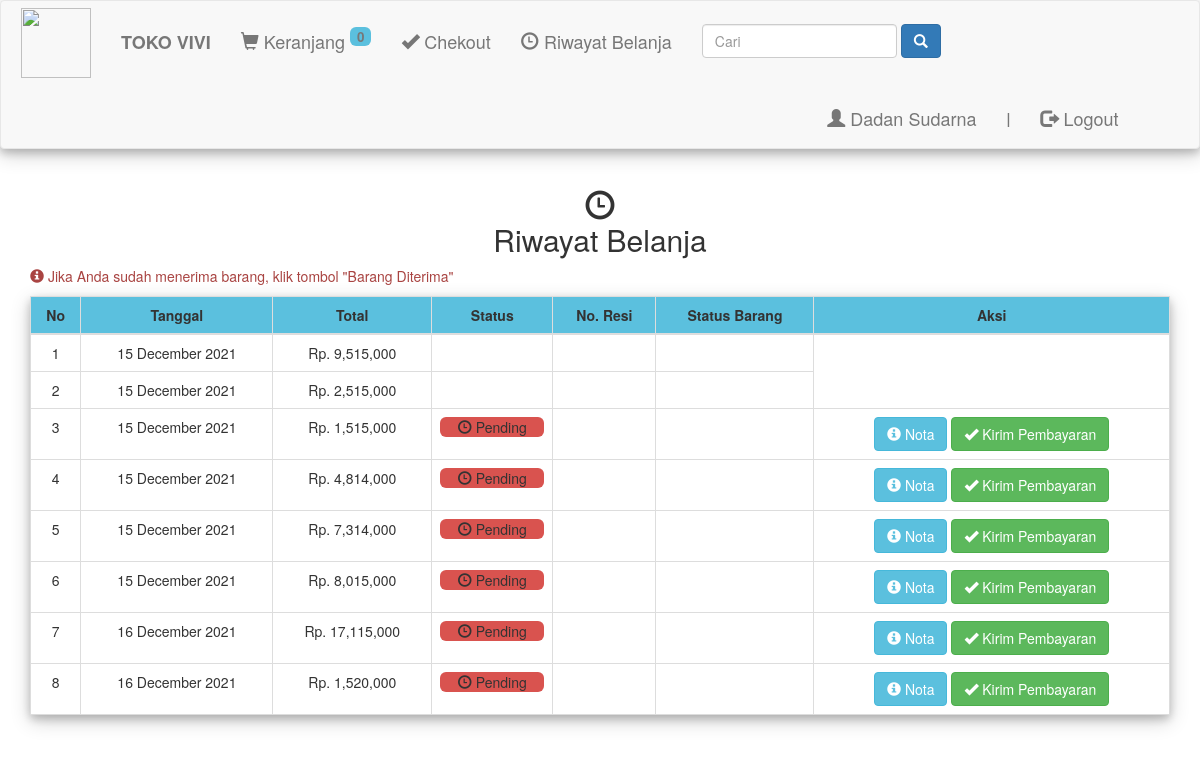
Page /riwayat.php (signed in) on the committed database.
### tables this page shows
CREATE TABLE `pembelian` (
  `id_pembelian` int(11) NOT NULL,
  `id_pelanggan` int(11) NOT NULL,
  `id_ongkir` int(11) NOT NULL,
  `tanggal_pembelian` date NOT NULL,
  `total_pembelian` int(11) NOT NULL,
  `nama_kota` varchar(50) NOT NULL,
  `tarif` int(11) NOT NULL,
  `alamat_pengiriman` varchar(100) NOT NULL,
  `status_pembelian` varchar(100) NOT NULL DEFAULT 'pending'
);

### riwayat.php (the view, shortened to what this page needs)
<?php
include 'koneksi.php';
?>
<!DOCTYPE html>
<html lang="en">
<head>
	<link rel ="stylesheet" type="text/css" href="nav.css">
	<link rel="stylesheet" type="text/css" href="admin/assets/bower_components/bootstrap/dist/css/bootstrap.min.css">
</head>
<body>
	<?php include 'menu.php'; ?>
	<section class="riwayat">
		<div class="container">
			<h2 class="text-center"><span class="glyphicon glyphicon-time"></span><br>Riwayat Belanja <br></h2>
			<p class="text-left text-danger"><span class="glyphicon glyphicon-info-sign"></span> Jika Anda sudah menerima barang, klik tombol "Barang Diterima"</p>
			<table class="table table-bordered cari">
				<thead class="label-info">
					<tr>
						<th class="text-center">No</th>
						<th class="text-center">Tanggal</th>
						<th class="text-center">Total</th>
						<th class="text-center">Status</th>
						<th class="text-center">No. Resi</th>
						<th class="text-center">Status Barang</th>
						<th class="text-center">Aksi</th>
					</tr>
				</thead>
				<tbody>
					<?php
					$nomor = 1;
					$id_pelanggan = $_SESSION['pelanggan']['id_pelanggan'];
					$ambil = $koneksi->query("SELECT * FROM pembelian WHERE id_pelanggan = $id_pelanggan");
					while ($pecah = $ambil->fetch_assoc()) {
						$status = $pecah['status_pembelian'];?>
					<tr>
						<td class="text-center"><?php echo $nomor; ?></td>
						<td class="text-center"><?php echo date("d F Y", strtotime($pecah['tanggal_pembelian'])); ?></td>
						<td class="text-center">Rp. <?php echo number_format($pecah['total_pembelian']); ?></td>
						<?php if($status == "pending"){ ?>
						<td class="text-center"><p class="label-danger img-rounded"><span class="glyphicon glyphicon-time"></span> Pending</p></td>
							<?php } else if ($status == "Barang Dikirim") { ?>
						<td class="text-center"><p class="label-primary img-rounded"><span class="glyphicon glyphicon-time"></span> <?php echo $pecah['status_pembelian']; ?></p></td>
							<?php } else if ($status == "Barang Diterima") { ?>
						<td class="text-center"><p class="label-success img-rounded"><span class="glyphicon glyphicon-ok"></span> <?php echo $pecah['status_pembelian']; ?></p></td>
							<?php } else if ($status == "Menunggu Konfirmasi") { ?>
						<td class="text-center"><p class="label-warning img-rounded"><span class="glyphicon glyphicon-time"></span> <?php echo $pecah['status_pembelian']; ?></p></td>
							<?php } ?>
						<?php if ($status == "Barang Dikirim" OR $status == "Barang Diterima") { ?>
						<td class="text-center"><?php echo $pecah['resi_pengiriman']; ?> </td>
						<?php } else { ?> <td></td> <?php } ?>
						<?php if ($status == "Barang Dikirim") { ?>
						<td class="text-center">
							<a href="barang_diterima.php?id=<?php echo $pecah['id_pembelian'];?>" class="btn btn-primary"><span class="glyphicon glyphicon-ok"></span> Barang Diterima</a>
						</td>
						<?php } elseif($status == "Barang Diterima"){ ?>
							<td class="text-center"><span class="glyphicon glyphicon-ok text-success"></span></td> <?php
						} else { ?> <td></td> <?php } ?>
						<td class="text-center">
						<?php if($status == "Menunggu Konfirmasi" OR $status == "Barang Dikirim" OR $status == "Barang Diterima"){ ?>
							<a href="nota.php?id=<?php echo $pecah['id_pembelian'];?>" class="btn btn-info"><span class="glyphicon glyphicon-info-sign"></span> Nota</a>
							<a href="lihat_pembayaran.php?id=<?php echo $pecah['id_pembelian'];?>" class="btn btn-warning"><span class="glyphicon glyphicon-ok"></span> Lihat Pembayaran</a>
						<?php } elseif ($status == "pending") { ?>
							<a href="nota.php?id=<?php echo $pecah['id_pembelian'];?>" class="btn btn-info"><span class="glyphicon glyphicon-info-sign"></span> Nota</a>
							<a href="pembayaran.php?id=<?php echo $pecah['id_pembelian'];?>" class="btn btn-success"><span class="glyphicon glyphicon-ok"></span> Kirim Pembayaran</a> <?php
						} ?>
					</td>
					</tr>
				<?php $nomor ++; } ?>
				</tbody>
			</table>
		</div>
	</section>
</body>
</html>

### nav.css (style rules this page uses)
.cari { font-size: 14; padding: 5px; border: 1px solid #ccc; border-radius: 4px; box-sizing: border-box; border: 1px solid #008CBA; box-shadow: 0 4px 8px 0 rgba(0, 0, 0, 0.2), 0 6px 20px 0 rgba(0, 0, 0, 0.19); }

### rows in the picture
pembelian: tanggal_pembelian "15 December 2021", total_pembelian "9,515,000", status_pembelian "Sudah Dibayar" (drawn)
pembelian: tanggal_pembelian "15 December 2021", total_pembelian "2,515,000", status_pembelian "Sudah Dibayar" (drawn)
pembelian: tanggal_pembelian "15 December 2021", total_pembelian "1,515,000", status_pembelian "pending" (drawn)
pembelian: tanggal_pembelian "15 December 2021", total_pembelian "4,814,000", status_pembelian "pending" (drawn)
pembelian: tanggal_pembelian "15 December 2021", total_pembelian "7,314,000", status_pembelian "pending" (drawn)
pembelian: tanggal_pembelian "15 December 2021", total_pembelian "8,015,000", status_pembelian "pending" (drawn)
pembelian: tanggal_pembelian "16 December 2021", total_pembelian "17,115,000", status_pembelian "pending" (drawn)
pembelian: tanggal_pembelian "16 December 2021", total_pembelian "1,520,000", status_pembelian "pending" (drawn)

### other values in the picture
$_SESSION['pelanggan']['nama_pelanggan'] "Dadan Sudarna"
